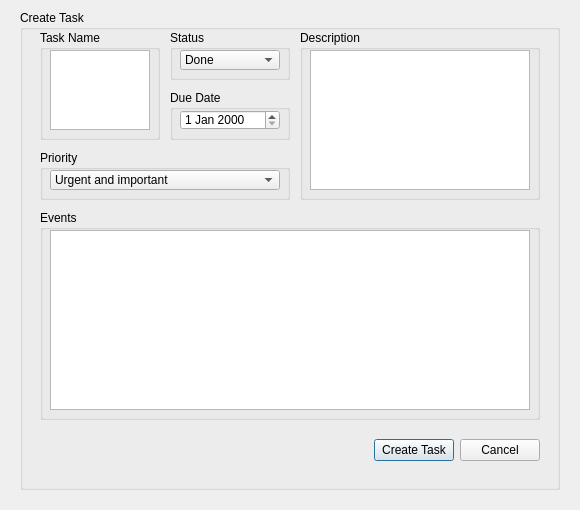
<?xml version="1.0" encoding="UTF-8"?>
<ui version="4.0">
 <class>TasksCreateWindow</class>
 <widget class="QDialog" name="TasksCreateWindow">
  <property name="geometry">
   <rect>
    <x>0</x>
    <y>0</y>
    <width>580</width>
    <height>510</height>
   </rect>
  </property>
  <property name="minimumSize">
   <size>
    <width>580</width>
    <height>510</height>
   </size>
  </property>
  <property name="maximumSize">
   <size>
    <width>580</width>
    <height>510</height>
   </size>
  </property>
  <property name="windowTitle">
   <string>Dialog</string>
  </property>
  <widget class="QGroupBox" name="CreateTaskGroupBox">
   <property name="geometry">
    <rect>
     <x>20</x>
     <y>10</y>
     <width>540</width>
     <height>480</height>
    </rect>
   </property>
   <property name="title">
    <string>Create Task</string>
   </property>
   <widget class="QGroupBox" name="TaskName">
    <property name="geometry">
     <rect>
      <x>20</x>
      <y>20</y>
      <width>120</width>
      <height>110</height>
     </rect>
    </property>
    <property name="title">
     <string>Task Name</string>
    </property>
    <widget class="QPlainTextEdit" name="TaskNamePlainTextEdit">
     <property name="geometry">
      <rect>
       <x>10</x>
       <y>20</y>
       <width>100</width>
       <height>80</height>
      </rect>
     </property>
    </widget>
   </widget>
   <widget class="QGroupBox" name="DescriptionGroupBox">
    <property name="geometry">
     <rect>
      <x>280</x>
      <y>20</y>
      <width>240</width>
      <height>170</height>
     </rect>
    </property>
    <property name="title">
     <string>Description</string>
    </property>
    <widget class="QPlainTextEdit" name="DescriptionPlainTextEdit">
     <property name="geometry">
      <rect>
       <x>10</x>
       <y>20</y>
       <width>220</width>
       <height>140</height>
      </rect>
     </property>
    </widget>
   </widget>
   <widget class="QGroupBox" name="DueDateGroupBox">
    <property name="geometry">
     <rect>
      <x>150</x>
      <y>80</y>
      <width>120</width>
      <height>50</height>
     </rect>
    </property>
    <property name="title">
     <string>Due Date</string>
    </property>
    <widget class="QDateEdit" name="DueDateDateEdit">
     <property name="geometry">
      <rect>
       <x>10</x>
       <y>20</y>
       <width>100</width>
       <height>20</height>
      </rect>
     </property>
    </widget>
   </widget>
   <widget class="QGroupBox" name="PriorityGroupBox">
    <property name="geometry">
     <rect>
      <x>20</x>
      <y>140</y>
      <width>250</width>
      <height>50</height>
     </rect>
    </property>
    <property name="title">
     <string>Priority</string>
    </property>
    <widget class="QComboBox" name="PriorityComboBox">
     <property name="geometry">
      <rect>
       <x>10</x>
       <y>20</y>
       <width>230</width>
       <height>20</height>
      </rect>
     </property>
     <item>
      <property name="text">
       <string>Urgent and important</string>
      </property>
     </item>
     <item>
      <property name="text">
       <string>Not urgent, but important</string>
      </property>
     </item>
     <item>
      <property name="text">
       <string>Urgent, but not important</string>
      </property>
     </item>
     <item>
      <property name="text">
       <string>Not urgent and not important</string>
      </property>
     </item>
    </widget>
   </widget>
   <widget class="QGroupBox" name="StatusGroupBox">
    <property name="geometry">
     <rect>
      <x>150</x>
      <y>20</y>
      <width>120</width>
      <height>50</height>
     </rect>
    </property>
    <property name="title">
     <string>Status</string>
    </property>
    <widget class="QComboBox" name="StatusComboBox">
     <property name="geometry">
      <rect>
       <x>10</x>
       <y>20</y>
       <width>100</width>
       <height>20</height>
      </rect>
     </property>
     <item>
      <property name="text">
       <string>Done</string>
      </property>
     </item>
     <item>
      <property name="text">
       <string>In process</string>
      </property>
     </item>
     <item>
      <property name="text">
       <string>Waiting</string>
      </property>
     </item>
    </widget>
   </widget>
   <widget class="QGroupBox" name="EventsGroupBox">
    <property name="geometry">
     <rect>
      <x>20</x>
      <y>200</y>
      <width>500</width>
      <height>210</height>
     </rect>
    </property>
    <property name="title">
     <string>Events</string>
    </property>
    <widget class="QTableView" name="EventsTableView">
     <property name="geometry">
      <rect>
       <x>10</x>
       <y>20</y>
       <width>480</width>
       <height>180</height>
      </rect>
     </property>
    </widget>
   </widget>
   <widget class="QWidget" name="horizontalLayoutWidget">
    <property name="geometry">
     <rect>
      <x>20</x>
      <y>420</y>
      <width>500</width>
      <height>40</height>
     </rect>
    </property>
    <layout class="QHBoxLayout" name="HorizontalLayout">
     <item>
      <spacer name="HorizontalSpacer">
       <property name="orientation">
        <enum>Qt::Horizontal</enum>
       </property>
       <property name="sizeHint" stdset="0">
        <size>
         <width>40</width>
         <height>20</height>
        </size>
       </property>
      </spacer>
     </item>
     <item>
      <widget class="QPushButton" name="CreateTaskButton">
       <property name="text">
        <string>Create Task</string>
       </property>
      </widget>
     </item>
     <item>
      <widget class="QPushButton" name="CancelButton">
       <property name="text">
        <string>Cancel</string>
       </property>
      </widget>
     </item>
    </layout>
   </widget>
  </widget>
 </widget>
 <resources/>
 <connections/>
</ui>
